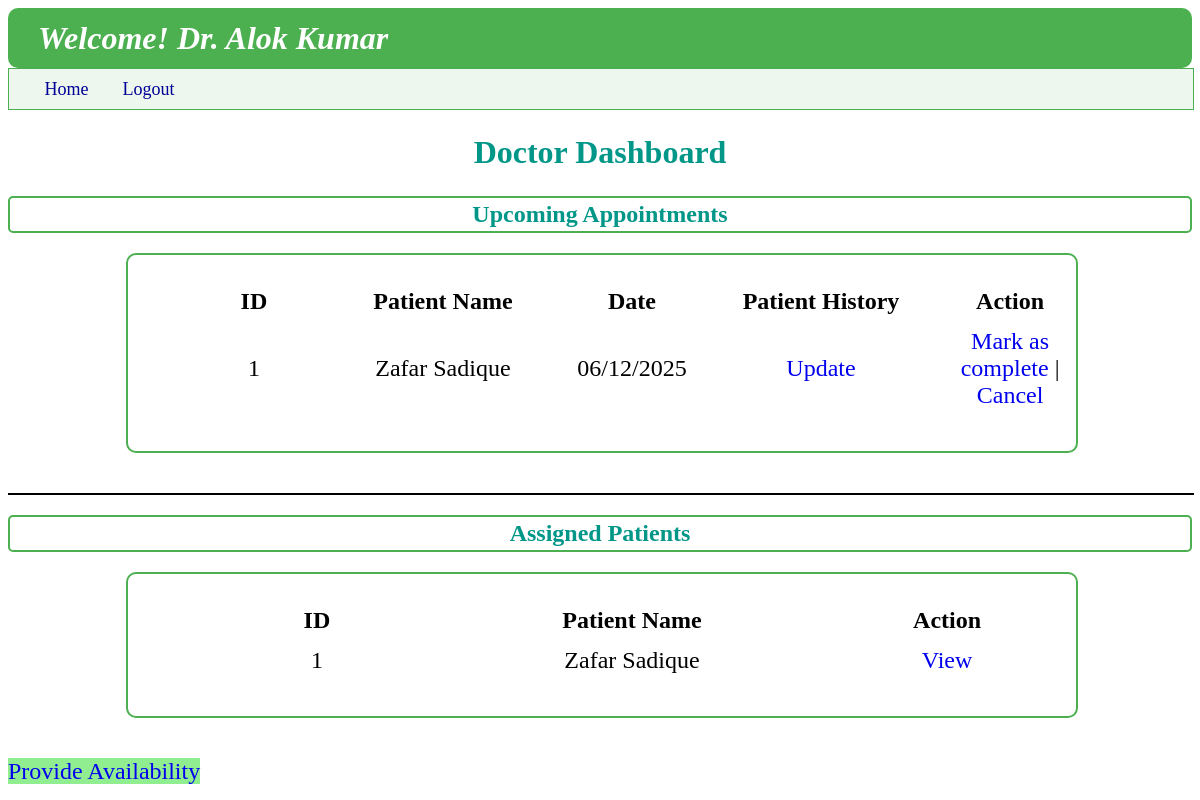
The page /doctor/2 on the database its author committed.
### backend/models.py (models this page shows)
class Doctor_Info(db.Model):
    __tablename__ = "doctor_info"
    id=db.Column(db.Integer,primary_key=True)
    full_name=db.Column(db.String,nullable=False)
    email=db.Column(db.String,unique=True,nullable=False)
    password=db.Column(db.String,nullable=False)
    dept_id=db.Column(db.String,db.ForeignKey("department.id"),nullable=False)
    experience=db.Column(db.Integer,nullable=False)
    bio=db.Column(db.String,nullable=False)
    is_blacklist=db.Column(db.Integer,default=0)
    appointments=db.relationship("Appointments",cascade="all,delete",backref="doctor_info",lazy=True)
    availability=db.relationship("Availability",cascade="all,delete",backref="doctor_info",lazy=True)

class Appointments(db.Model):
    __tablename__ = "appointments"
    id=db.Column(db.Integer,primary_key=True)
    user_id=db.Column(db.Integer,db.ForeignKey("user_info.id"),nullable=False)
    doctor_id=db.Column(db.Integer,db.ForeignKey("doctor_info.id"),nullable=False)
    date=db.Column(db.Date,nullable=False)
    time_slot=db.Column(db.String,nullable=False)
    vist_type=db.Column(db.String,nullable=True)#please correct typo vist-> visit
    status=db.Column (db.String,nullable=False,default="Incomplete")
    diagnosis=db.Column(db.String,nullable=True)
    prescription=db.Column(db.String,nullable=True)
    test_done=db.Column(db.String,nullable=True)
    medicines=db.Column(db.String,nullable=True)

class User_Info(db.Model):
    __tablename__ = "user_info"
    id=db.Column(db.Integer,primary_key=True,autoincrement=True)
    full_name=db.Column(db.String,nullable=False)
    email=db.Column(db.String,unique=True,nullable=False)
    password=db.Column(db.String,nullable=False)
    role=db.Column(db.Integer,default=1)
    is_blacklist=db.Column(db.Integer,default=0)
    appointments=db.relationship("Appointments",cascade="all,delete",backref="user_info",lazy=True)

### backend/controllers.py (the view)
@app.route("/doctor/<d_id>")
def doctor_dashboard(d_id):
    d_id = int(d_id)
    today=date.today()
    dcr=Doctor_Info.query.filter_by(id=d_id).first()
    appoin=Appointments.query.filter(Appointments.doctor_id == d_id,Appointments.date >= today).all()
    name=u_get(d_id,"name","doctor")
    return render_template("doctor_dashboard.html",usern=name,appointments_list=appoin,doct_id=d_id,dcr=dcr)

### backend/controllers.py (called while the page is built)
def u_get(u_id, operation,who_m):
    u = User_Info.query.filter_by(id=u_id,role=1).first()
    d = Doctor_Info.query.filter_by(id=u_id).first()
    if who_m=="doctor" and d:
        if operation == "name":
            return d.full_name
        elif operation == "email":
            return d.email
    elif who_m=="user" and u:
        if operation == "name":
            return u.full_name
        elif operation == "email":
            return u.email
    return "No name"

### templates/doctor_dashboard.html
{%extends "doctor_layout.html"%}
{%block content%}
    <h1 style="text-align: center; font-weight: bold; padding: 3px; color: rgb(0, 150, 136);">Doctor Dashboard</h1>
    {%if dcr.is_blacklist!=0%}
    <h1 style="font-weight: bolder; color:red; margin: 15% 30% 30% 30%;">You Are Blocked From Our Website. Please! Contact Hospital Administrative</h1>
    {%else%}
    <h2 style="text-align: center; font-weight: bold; border: 2px solid rgb(76, 175, 80);padding: 3px; color: rgb(0, 150, 136); border-radius: 5px; ">Upcoming Appointments</h2>
    {%if appointments_list%}
    <div class="login_panel" style="width: 80%; margin-left: 10%; border: 2px solid rgb(76, 175, 80)">
        <table class="table_user_dashboard">
            <thead style="margin: 10px;">
                <th>ID</th>
                <th>Patient Name</th>
                <th>Date</th>
                <th>Patient History</th>
                <th>Action</th>
            </thead>
            <tbody>
                {%for ap in appointments_list%}
                <tr>
                    <td>{{ap.user_id}}</td>
                    <td>{{ap.user_info.full_name}}</td>
                    <td>{{ap.date.strftime('%d/%m/%Y')}}</td>
                    <td><a href="{{url_for('ap_update',appoin_id=ap.id)}}">Update</a></td>
                    {%if ap.status=="Incomplete"%}
                    <td><a href="/doc_appoin_status/{{ap.id}}/{{doct_id}}/{{'Mark as complete'}}" type="button">Mark as complete</a>  |  <a href="/doc_appoin_status/{{doct_id}}/{{'Appointment is cancelled!'}}">Cancel</a></td>
                    {%else%}
                    <td>{{ap.status}}</td>
                    {%endif%}
                </tr>
                {%endfor%}
            </tbody>
        </table>
        {%else%}
        <h3>---No Upcoming Appointments are available---</h3>
        {%endif%}
    </div>
    <hr style="border: 1px solid black; width: 100%; margin: 0px;">
    <h2 style="text-align: center; font-weight: bold; border: 2px solid rgb(76, 175, 80);padding: 3px; color: rgb(0, 150, 136); border-radius: 5px; ">Assigned Patients</h2>
    {%if appointments_list%}
    <div class="login_panel" style="width: 80%; margin-left: 10%; border: 2px solid rgb(76, 175, 80)">
        <table class="table_user_dashboard">
            <thead style="margin: 10px;">
                <th>ID</th>
                <th>Patient Name</th>
                <th>Action</th>
            </thead>
            <tbody>
                {%for ap in appointments_list%}
                <tr>
                    <td>{{ap.user_id}}</td>
                    <td>{{ap.user_info.full_name}}</td>
                    <td><a href="/doc_user_hist/{{ap.user_id}}/{{doct_id}}" type="button">View</a></td>
                </tr>
                {%endfor%}
            </tbody>
        </table>
        {%else%}
        <h3>---No Upcoming Appointments are available---</h3>
        {%endif%}
    </div>
    <span style="font-size: x-large; background-color: lightgreen; color: white; right: 5%; bottom: 10%;">
        <a href="/doct_availability/{{doct_id}}" type="button">Provide Availability</a>
    </span>
    {%endif%}
{%endblock%}

### templates/doctor_layout.html (shortened to what this page needs)
<!DOCTYPE html>
<html lang="en">
<head>
    <link rel="stylesheet" href="/static/style.css">
</head>
<body style="background-image: url('https://t3.ftcdn.net/jpg/01/67/15/98/360_F_167159846_MCrwVzB7ysdZKr2vIiJkiCacEoNWagdn.jpg');">
    <header>
        <div>
            <h1 class="wel" style="background-color:rgb(76, 175, 80);"><i><b>Welcome! {{usern}}</b></i></h1>
        </div>
        <nav class="nav" style="background-color: rgba(76, 175, 80, 0.1); border-color: rgb(76, 175, 80);">
            <a class="nav_a" href="{{url_for('doctor_dashboard',d_id=doct_id)}}" style="margin-left: 3%;">Home</a>
            <a class="nav_a" href="/login">Logout</a>
        </nav>
    </header>
    {%block content%}
    {%endblock%}
</body>
</html>

### static/style.css (style rules this page uses)
body { background-image: url("https://static.vecteezy.com/system/resources/thumbnails/002/072/163/small_2x/doctor-injecting-coronavirus-vaccine-to-a-patient-concept-free-vector.jpg"); background-repeat: no-repeat; background-size: 650px 650px; background-position: center; background-attachment: fixed; filter: saturate(1.0); z-index: -4; backdrop-filter: blur(4px); }
.wel { height: 60px; align-content: center; color: white; background-color: rgb(0, 180, 216); border-radius: 10px; margin: 0px; padding-left: 30px; }
.login_panel { height: auto; width: 60%; margin: 10px 20% 40px 20%; border: 2px double rgb(0, 180, 216); border-radius: 10px; }
.nav { height: 40px; width: 100%; background-color: rgba(202,240,248,0.5); border: 1px solid rgb(202, 240, 248); align-content: center; }
.nav_a { color: rgb(0,0,150); font-size: large; margin-right: 30px; text-decoration: none; }
.table_user_dashboard { align-content: center; margin: 30px; font-size: x-large; }
table { width: 100%; table-layout: fixed; }
td { text-align: center; padding: 10px; }
a { text-decoration: none; }

### rows shown on the page
Doctor_Info: full_name "Dr. Alok Kumar"
Appointments: user_id "1", user_info.full_name "Zafar Sadique", date "06/12/2025"
